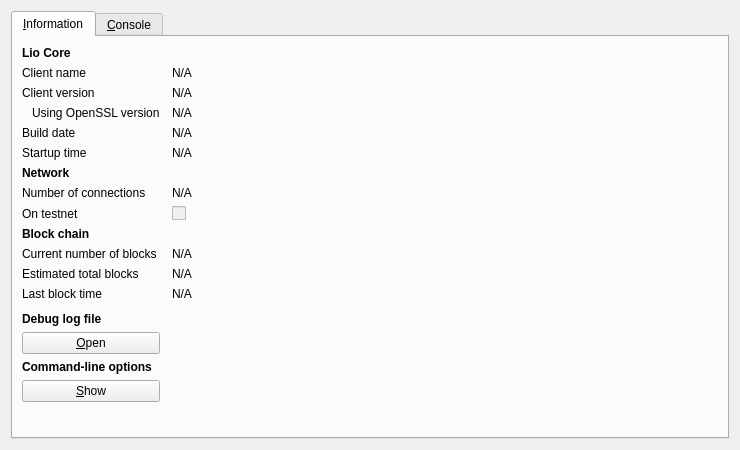
<?xml version="1.0" encoding="UTF-8"?>
<ui version="4.0">
 <class>RPCConsole</class>
 <widget class="QDialog" name="RPCConsole">
  <property name="geometry">
   <rect>
    <x>0</x>
    <y>0</y>
    <width>740</width>
    <height>450</height>
   </rect>
  </property>
  <property name="windowTitle">
   <string>Lio - Debug window</string>
  </property>
  <property name="styleSheet">
   <string notr="true">background-image: url(:/images/bkg2);</string>
  </property>
  <layout class="QVBoxLayout" name="verticalLayout_2">
   <item>
    <widget class="QTabWidget" name="tabWidget">
     <property name="currentIndex">
      <number>0</number>
     </property>
     <widget class="QWidget" name="tab_info">
      <attribute name="title">
       <string>&amp;Information</string>
      </attribute>
      <layout class="QGridLayout" name="gridLayout" columnstretch="0,1">
       <property name="horizontalSpacing">
        <number>12</number>
       </property>
       <item row="0" column="0">
        <widget class="QLabel" name="label_9">
         <property name="font">
          <font>
           <weight>75</weight>
           <bold>true</bold>
          </font>
         </property>
         <property name="text">
          <string>Lio Core</string>
         </property>
        </widget>
       </item>
       <item row="1" column="0">
        <widget class="QLabel" name="label_5">
         <property name="text">
          <string>Client name</string>
         </property>
        </widget>
       </item>
       <item row="1" column="1">
        <widget class="QLabel" name="clientName">
         <property name="cursor">
          <cursorShape>IBeamCursor</cursorShape>
         </property>
         <property name="text">
          <string>N/A</string>
         </property>
         <property name="textFormat">
          <enum>Qt::PlainText</enum>
         </property>
         <property name="textInteractionFlags">
          <set>Qt::LinksAccessibleByMouse|Qt::TextSelectableByKeyboard|Qt::TextSelectableByMouse</set>
         </property>
        </widget>
       </item>
       <item row="2" column="0">
        <widget class="QLabel" name="label_6">
         <property name="text">
          <string>Client version</string>
         </property>
        </widget>
       </item>
       <item row="2" column="1">
        <widget class="QLabel" name="clientVersion">
         <property name="cursor">
          <cursorShape>IBeamCursor</cursorShape>
         </property>
         <property name="text">
          <string>N/A</string>
         </property>
         <property name="textFormat">
          <enum>Qt::PlainText</enum>
         </property>
         <property name="textInteractionFlags">
          <set>Qt::LinksAccessibleByMouse|Qt::TextSelectableByKeyboard|Qt::TextSelectableByMouse</set>
         </property>
        </widget>
       </item>
       <item row="3" column="0">
        <widget class="QLabel" name="label_14">
         <property name="text">
          <string>Using OpenSSL version</string>
         </property>
         <property name="indent">
          <number>10</number>
         </property>
        </widget>
       </item>
       <item row="3" column="1">
        <widget class="QLabel" name="openSSLVersion">
         <property name="cursor">
          <cursorShape>IBeamCursor</cursorShape>
         </property>
         <property name="text">
          <string>N/A</string>
         </property>
         <property name="textFormat">
          <enum>Qt::PlainText</enum>
         </property>
         <property name="textInteractionFlags">
          <set>Qt::LinksAccessibleByMouse|Qt::TextSelectableByKeyboard|Qt::TextSelectableByMouse</set>
         </property>
        </widget>
       </item>
       <item row="4" column="0">
        <widget class="QLabel" name="label_12">
         <property name="text">
          <string>Build date</string>
         </property>
        </widget>
       </item>
       <item row="4" column="1">
        <widget class="QLabel" name="buildDate">
         <property name="cursor">
          <cursorShape>IBeamCursor</cursorShape>
         </property>
         <property name="text">
          <string>N/A</string>
         </property>
         <property name="textFormat">
          <enum>Qt::PlainText</enum>
         </property>
         <property name="textInteractionFlags">
          <set>Qt::LinksAccessibleByMouse|Qt::TextSelectableByKeyboard|Qt::TextSelectableByMouse</set>
         </property>
        </widget>
       </item>
       <item row="5" column="0">
        <widget class="QLabel" name="label_13">
         <property name="text">
          <string>Startup time</string>
         </property>
        </widget>
       </item>
       <item row="5" column="1">
        <widget class="QLabel" name="startupTime">
         <property name="cursor">
          <cursorShape>IBeamCursor</cursorShape>
         </property>
         <property name="text">
          <string>N/A</string>
         </property>
         <property name="textFormat">
          <enum>Qt::PlainText</enum>
         </property>
         <property name="textInteractionFlags">
          <set>Qt::LinksAccessibleByMouse|Qt::TextSelectableByKeyboard|Qt::TextSelectableByMouse</set>
         </property>
        </widget>
       </item>
       <item row="6" column="0">
        <widget class="QLabel" name="label_11">
         <property name="font">
          <font>
           <weight>75</weight>
           <bold>true</bold>
          </font>
         </property>
         <property name="text">
          <string>Network</string>
         </property>
        </widget>
       </item>
       <item row="7" column="0">
        <widget class="QLabel" name="label_7">
         <property name="text">
          <string>Number of connections</string>
         </property>
        </widget>
       </item>
       <item row="7" column="1">
        <widget class="QLabel" name="numberOfConnections">
         <property name="cursor">
          <cursorShape>IBeamCursor</cursorShape>
         </property>
         <property name="text">
          <string>N/A</string>
         </property>
         <property name="textFormat">
          <enum>Qt::PlainText</enum>
         </property>
         <property name="textInteractionFlags">
          <set>Qt::LinksAccessibleByMouse|Qt::TextSelectableByKeyboard|Qt::TextSelectableByMouse</set>
         </property>
        </widget>
       </item>
       <item row="8" column="0">
        <widget class="QLabel" name="label_8">
         <property name="text">
          <string>On testnet</string>
         </property>
        </widget>
       </item>
       <item row="8" column="1">
        <widget class="QCheckBox" name="isTestNet">
         <property name="enabled">
          <bool>false</bool>
         </property>
         <property name="text">
          <string/>
         </property>
        </widget>
       </item>
       <item row="9" column="0">
        <widget class="QLabel" name="label_10">
         <property name="font">
          <font>
           <weight>75</weight>
           <bold>true</bold>
          </font>
         </property>
         <property name="text">
          <string>Block chain</string>
         </property>
        </widget>
       </item>
       <item row="10" column="0">
        <widget class="QLabel" name="label_3">
         <property name="text">
          <string>Current number of blocks</string>
         </property>
        </widget>
       </item>
       <item row="10" column="1">
        <widget class="QLabel" name="numberOfBlocks">
         <property name="cursor">
          <cursorShape>IBeamCursor</cursorShape>
         </property>
         <property name="text">
          <string>N/A</string>
         </property>
         <property name="textFormat">
          <enum>Qt::PlainText</enum>
         </property>
         <property name="textInteractionFlags">
          <set>Qt::LinksAccessibleByMouse|Qt::TextSelectableByKeyboard|Qt::TextSelectableByMouse</set>
         </property>
        </widget>
       </item>
       <item row="11" column="0">
        <widget class="QLabel" name="label_4">
         <property name="text">
          <string>Estimated total blocks</string>
         </property>
        </widget>
       </item>
       <item row="11" column="1">
        <widget class="QLabel" name="totalBlocks">
         <property name="cursor">
          <cursorShape>IBeamCursor</cursorShape>
         </property>
         <property name="text">
          <string>N/A</string>
         </property>
         <property name="textFormat">
          <enum>Qt::PlainText</enum>
         </property>
         <property name="textInteractionFlags">
          <set>Qt::LinksAccessibleByMouse|Qt::TextSelectableByKeyboard|Qt::TextSelectableByMouse</set>
         </property>
        </widget>
       </item>
       <item row="12" column="0">
        <widget class="QLabel" name="label_2">
         <property name="text">
          <string>Last block time</string>
         </property>
        </widget>
       </item>
       <item row="12" column="1">
        <widget class="QLabel" name="lastBlockTime">
         <property name="cursor">
          <cursorShape>IBeamCursor</cursorShape>
         </property>
         <property name="text">
          <string>N/A</string>
         </property>
         <property name="textFormat">
          <enum>Qt::PlainText</enum>
         </property>
         <property name="textInteractionFlags">
          <set>Qt::LinksAccessibleByMouse|Qt::TextSelectableByKeyboard|Qt::TextSelectableByMouse</set>
         </property>
        </widget>
       </item>
       <item row="13" column="0">
        <spacer name="verticalSpacer_2">
         <property name="orientation">
          <enum>Qt::Vertical</enum>
         </property>
         <property name="sizeHint" stdset="0">
          <size>
           <width>20</width>
           <height>20</height>
          </size>
         </property>
        </spacer>
       </item>
       <item row="14" column="0">
        <widget class="QLabel" name="labelDebugLogfile">
         <property name="font">
          <font>
           <weight>75</weight>
           <bold>true</bold>
          </font>
         </property>
         <property name="text">
          <string>Debug log file</string>
         </property>
        </widget>
       </item>
       <item row="15" column="0">
        <widget class="QPushButton" name="openDebugLogfileButton">
         <property name="toolTip">
          <string>Open the Lio debug log file from the current data directory. This can take a few seconds for large log files.</string>
         </property>
         <property name="text">
          <string>&amp;Open</string>
         </property>
         <property name="autoDefault">
          <bool>false</bool>
         </property>
        </widget>
       </item>
       <item row="16" column="0">
        <widget class="QLabel" name="labelCLOptions">
         <property name="font">
          <font>
           <weight>75</weight>
           <bold>true</bold>
          </font>
         </property>
         <property name="text">
          <string>Command-line options</string>
         </property>
        </widget>
       </item>
       <item row="17" column="0">
        <widget class="QPushButton" name="showCLOptionsButton">
         <property name="toolTip">
          <string>Show the Lio-Qt help message to get a list with possible Lio command-line options.</string>
         </property>
         <property name="text">
          <string>&amp;Show</string>
         </property>
         <property name="autoDefault">
          <bool>false</bool>
         </property>
        </widget>
       </item>
       <item row="18" column="0">
        <spacer name="verticalSpacer">
         <property name="orientation">
          <enum>Qt::Vertical</enum>
         </property>
         <property name="sizeHint" stdset="0">
          <size>
           <width>20</width>
           <height>40</height>
          </size>
         </property>
        </spacer>
       </item>
      </layout>
     </widget>
     <widget class="QWidget" name="tab_console">
      <attribute name="title">
       <string>&amp;Console</string>
      </attribute>
      <layout class="QVBoxLayout" name="verticalLayout_3">
       <property name="spacing">
        <number>3</number>
       </property>
       <item>
        <widget class="QTextEdit" name="messagesWidget">
         <property name="minimumSize">
          <size>
           <width>0</width>
           <height>100</height>
          </size>
         </property>
         <property name="readOnly">
          <bool>true</bool>
         </property>
         <property name="tabKeyNavigation" stdset="0">
          <bool>false</bool>
         </property>
         <property name="columnCount" stdset="0">
          <number>2</number>
         </property>
        </widget>
       </item>
       <item>
        <layout class="QHBoxLayout" name="horizontalLayout">
         <property name="spacing">
          <number>3</number>
         </property>
         <item>
          <widget class="QLabel" name="label">
           <property name="text">
            <string notr="true">&gt;</string>
           </property>
          </widget>
         </item>
         <item>
          <widget class="QLineEdit" name="lineEdit"/>
         </item>
         <item>
          <widget class="QPushButton" name="clearButton">
           <property name="maximumSize">
            <size>
             <width>24</width>
             <height>24</height>
            </size>
           </property>
           <property name="toolTip">
            <string>Clear console</string>
           </property>
           <property name="text">
            <string/>
           </property>
           <property name="icon">
            <iconset resource="../bitcoin.qrc">
             <normaloff>:/icons/remove</normaloff>:/icons/remove</iconset>
           </property>
           <property name="shortcut">
            <string notr="true">Ctrl+L</string>
           </property>
           <property name="autoDefault">
            <bool>false</bool>
           </property>
          </widget>
         </item>
        </layout>
       </item>
      </layout>
     </widget>
    </widget>
   </item>
  </layout>
 </widget>
 <resources>
  <include location="../bitcoin.qrc"/>
 </resources>
 <connections/>
</ui>
